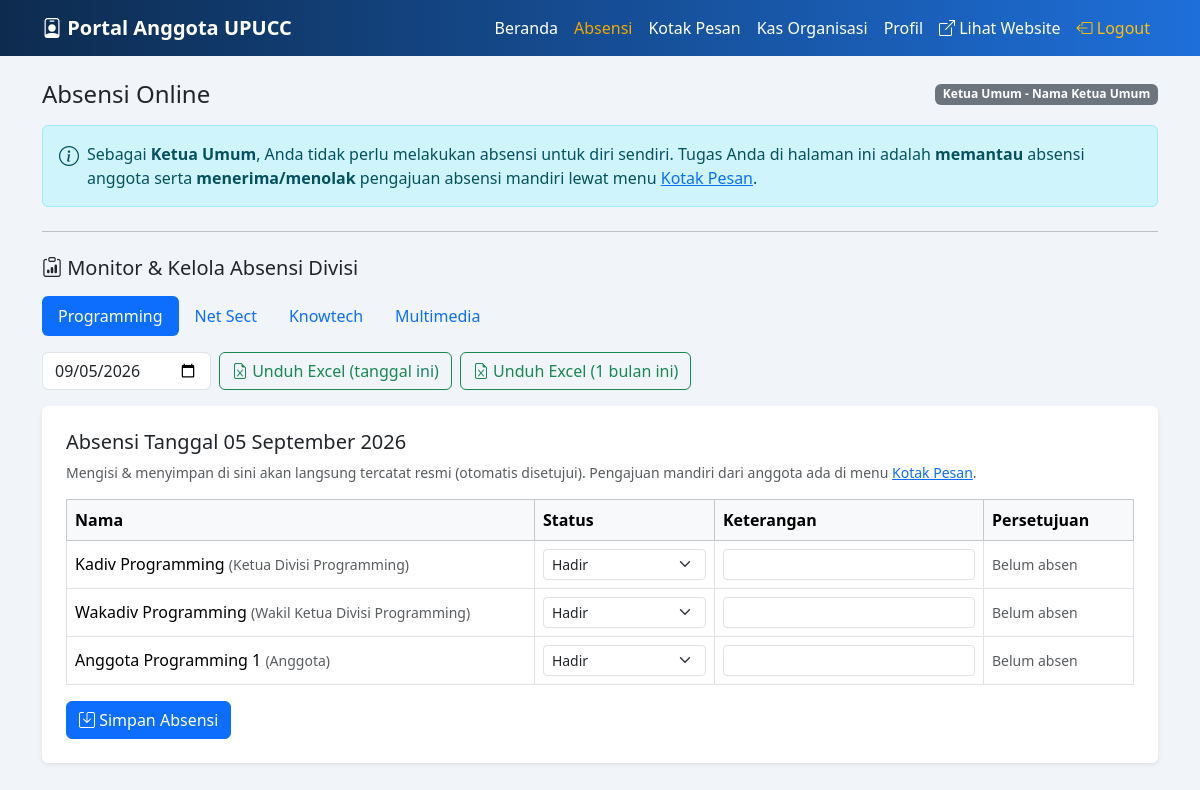
Page /portal/absensi.php (signed in) on the committed database.
### tables this page shows
CREATE TABLE divisions (
  id INT AUTO_INCREMENT PRIMARY KEY,
  nama VARCHAR(50) NOT NULL,
  slug VARCHAR(50) UNIQUE NOT NULL,
  logo VARCHAR(255) DEFAULT NULL,
  deskripsi TEXT,
  sejarah TEXT
);

CREATE TABLE members (
  id INT AUTO_INCREMENT PRIMARY KEY,
  username VARCHAR(50) UNIQUE NOT NULL,
  password VARCHAR(255) NOT NULL,
  nama VARCHAR(100) NOT NULL,
  foto VARCHAR(255) DEFAULT NULL,
  role ENUM('ketum','waketum','bendahara','kadiv','wakadiv','sekretaris','anggota') NOT NULL DEFAULT 'anggota',
  divisi_id INT NULL,
  jabatan_text VARCHAR(100) DEFAULT NULL,
  tampil_struktur TINYINT(1) NOT NULL DEFAULT 1,
  urutan INT NOT NULL DEFAULT 0,
  status ENUM('aktif','nonaktif') NOT NULL DEFAULT 'aktif',
  created_at TIMESTAMP DEFAULT CURRENT_TIMESTAMP,
  FOREIGN KEY (divisi_id) REFERENCES divisions(id) ON DELETE SET NULL
);

### includes/auth_portal.php (called while the page is built, shortened)
<?php
function portal_role() {
    return $_SESSION['member_role'] ?? null;
}
function portal_is_pengurus_inti() {
    return in_array(portal_role(), ['ketum', 'waketum']);
}
function portal_is_absen_exempt() {
    return portal_is_pengurus_inti() || in_array(portal_role(), ['kadiv', 'wakadiv']);
}
function portal_can_export_absensi() {
    return portal_is_pengurus_inti() || in_array(portal_role(), ['kadiv', 'wakadiv', 'sekretaris']);
}
function portal_can_monitor_absensi() {
    return portal_is_pengurus_inti() || in_array(portal_role(), ['kadiv', 'wakadiv', 'sekretaris']);
}
function portal_can_edit_absensi_others($divisi_id) {
    if (portal_is_pengurus_inti()) return true;
    return false;
}

### includes/functions.php (called while the page is built, shortened)
<?php
function e($str) {
    return htmlspecialchars($str ?? '', ENT_QUOTES, 'UTF-8');
}
function tgl_indo($tanggal) {
    $bulan = ['01'=>'Januari','02'=>'Februari','03'=>'Maret','04'=>'April','05'=>'Mei','06'=>'Juni',
              '07'=>'Juli','08'=>'Agustus','09'=>'September','10'=>'Oktober','11'=>'November','12'=>'Desember'];
    $t = date('d', strtotime($tanggal));
    $b = date('m', strtotime($tanggal));
    $y = date('Y', strtotime($tanggal));
    return $t . ' ' . $bulan[$b] . ' ' . $y;
}
function label_role($role) {
    $map = [
        'ketum' => 'Ketua Umum', 'waketum' => 'Wakil Ketua Umum', 'bendahara' => 'Bendahara',
        'sekretaris' => 'Sekretaris', 'kadiv' => 'Ketua Divisi', 'wakadiv' => 'Wakil Ketua Divisi',
        'anggota' => 'Anggota',
    ];
    return $map[$role] ?? $role;
}

### portal/absensi.php (the view, shortened to what this page needs)
<?php
require_once __DIR__ . '/partials/header.php';
$divisions = $pdo->query("SELECT * FROM divisions ORDER BY id ASC")->fetchAll();
$today = date('Y-m-d');
$tanggal = $_GET['tanggal'] ?? $today;
$isPengurusInti = portal_is_pengurus_inti();
$isSekretaris   = portal_role() === 'sekretaris';
$isAbsenExempt  = portal_is_absen_exempt();
$canMonitor     = portal_can_monitor_absensi();
$canExportExcel = portal_can_export_absensi();
?>
<?php if ($isAbsenExempt): ?>
<div class="alert alert-info d-flex align-items-start gap-2 mb-4">
  <i class="bi bi-info-circle fs-5"></i>
  <div>
    Sebagai <b><?= e(label_role(portal_role())) ?></b>, Anda tidak perlu melakukan absensi untuk diri sendiri.
    Tugas Anda di halaman ini adalah <b>memantau</b> absensi anggota serta <b>menerima/menolak</b> pengajuan
    absensi mandiri lewat menu <a href="persetujuan_absensi.php">Kotak Pesan</a>.
  </div>
</div>
<?php endif; ?>
<?php if ($canMonitor): ?>
    <?php
    $isMultiDivisiView = $isPengurusInti || $isSekretaris;
    if ($isMultiDivisiView) {
        $divisiIdView = (int)($_GET['divisi'] ?? ($divisions[0]['id'] ?? 0));
    } else {
        $divisiIdView = (int)portal_divisi_id();
    }
    $canEditDivisiIni = portal_can_edit_absensi_others($divisiIdView);
    ?>
    <hr class="my-4">
    <h5 class="mb-3"><i class="bi bi-clipboard-data"></i> Monitor <?= $canEditDivisiIni ? '&amp; Kelola' : '' ?> Absensi Divisi</h5>
    <?php if ($isMultiDivisiView): ?>
    <ul class="nav nav-pills mb-3">
      <?php foreach ($divisions as $d): ?>
        <li class="nav-item">
          <a class="nav-link <?= $divisiIdView==$d['id']?'active':'' ?>" href="?divisi=<?= $d['id'] ?>&tanggal=<?= e($tanggal) ?>"><?= e($d['nama']) ?></a>
        </li>
      <?php endforeach; ?>
    </ul>
    <?php else: ?>
      <?php $namaDivisiSaya = array_values(array_filter($divisions, fn($d)=>$d['id']==$divisiIdView))[0]['nama'] ?? '-'; ?>
      <h6 class="mb-3">Divisi: <?= e($namaDivisiSaya) ?></h6>
    <?php endif; ?>
    <form method="GET" class="row g-2 mb-3 align-items-center">
      <div class="col-auto">
        <input type="date" name="tanggal" class="form-control" value="<?= e($tanggal) ?>" onchange="this.form.submit()">
      </div>
      <?php if ($canExportExcel): ?>
      <div class="col-auto">
        <a class="btn btn-outline-success"
           href="export_absensi.php?divisi=<?= $divisiIdView ?>&dari=<?= e($tanggal) ?>&sampai=<?= e($tanggal) ?>">
          <i class="bi bi-file-earmark-excel"></i> Unduh Excel (tanggal ini)
        </a>
      </div>
      <div class="col-auto">
        <a class="btn btn-outline-success"
           href="export_absensi.php?divisi=<?= $divisiIdView ?>&dari=<?= date('Y-m-01', strtotime($tanggal)) ?>&sampai=<?= date('Y-m-t', strtotime($tanggal)) ?>">
          <i class="bi bi-file-earmark-excel"></i> Unduh Excel (1 bulan ini)
        </a>
      </div>
      <?php endif; ?>
    </form>
    <?php
    $stmtMembers = $pdo->prepare("SELECT * FROM members WHERE divisi_id = ? AND status='aktif' ORDER BY urutan ASC, nama ASC");
    $stmtMembers->execute([$divisiIdView]);
    $membersList = $stmtMembers->fetchAll();
    $existing = [];
    ?>
    <div class="card border-0 shadow-sm p-4">
      <h5>Absensi Tanggal <?= tgl_indo($tanggal) ?></h5>
      <?php if ($canEditDivisiIni): ?>
      <p class="text-muted small">Mengisi &amp; menyimpan di sini akan langsung tercatat resmi (otomatis disetujui). Pengajuan mandiri dari anggota ada di menu <a href="persetujuan_absensi.php">Kotak Pesan</a>.</p>
      <?php else: ?>
      <p class="text-muted small"><i class="bi bi-eye"></i> Anda hanya dapat memantau data absensi di sini (tidak dapat mengubah).</p>
      <?php endif; ?>
      <form method="POST">
        <div class="table-responsive">
        <table class="table table-bordered align-middle">
          <thead class="table-light"><tr><th>Nama</th><th style="width:180px;">Status</th><th>Keterangan</th><th style="width:150px;">Persetujuan</th></tr></thead>
          <tbody>
          <?php foreach ($membersList as $m): $ex = $existing[$m['id']] ?? null; ?>
            <tr>
              <td><?= e($m['nama']) ?> <span class="text-muted small">(<?= e($m['jabatan_text'] ?: label_role($m['role'])) ?>)</span></td>
              <td>
                <?php if ($canEditDivisiIni): ?>
                <select name="status[<?= $m['id'] ?>]" class="form-select form-select-sm">
                  <?php foreach (['hadir','izin','sakit','alpa'] as $st): ?>
                    <option value="<?= $st ?>" <?= ($ex && $ex['status']===$st)?'selected':'' ?>><?= ucfirst($st) ?></option>
                  <?php endforeach; ?>
                </select>
                <?php else: ?>
                  <?php if ($ex): ?><span class="badge bg-secondary text-uppercase"><?= e($ex['status']) ?></span><?php else: ?><span class="text-muted small">-</span><?php endif; ?>
                <?php endif; ?>
              </td>
              <td>
                <?php if ($canEditDivisiIni): ?>
                <input type="text" name="keterangan[<?= $m['id'] ?>]" class="form-control form-control-sm" value="<?= e($ex['keterangan'] ?? '') ?>">
                <?php else: ?>
                  <?= e($ex['keterangan'] ?? '-') ?>
                <?php endif; ?>
              </td>
              <td><?php if ($ex): ?><span class="badge <?= badge_approval($ex['approval_status']) ?>"><?= e(label_approval($ex['approval_status'])) ?></span><?php else: ?><span class="text-muted small">Belum absen</span><?php endif; ?></td>
            </tr>
          <?php endforeach; ?>
          </tbody>
        </table>
        </div>
        <?php if ($membersList && $canEditDivisiIni): ?><button class="btn btn-primary"><i class="bi bi-save"></i> Simpan Absensi</button><?php endif; ?>
      </form>
    </div>
<?php endif; ?>
<?php require_once __DIR__ . '/partials/footer.php'; ?>

### portal/partials/header.php (style rules this page uses)
body { background:#f1f4f8; }

### rows in the picture
divisions: nama "Programming"
divisions: nama "Net Sect"
divisions: nama "Knowtech"
divisions: nama "Multimedia"
members: nama "Kadiv Programming", jabatan_text "Ketua Divisi Programming", id "Hadir"
members: nama "Wakadiv Programming", jabatan_text "Wakil Ketua Divisi Programming", id "Hadir"
members: nama "Anggota Programming 1", jabatan_text "Anggota", id "Hadir"

### other values in the picture
$pageTitle "Absensi Online"
label_role(portal_role()) "Ketua Umum"
$_SESSION['member_nama'] "Nama Ketua Umum"
tgl_indo($tanggal) "05 September 2026"
